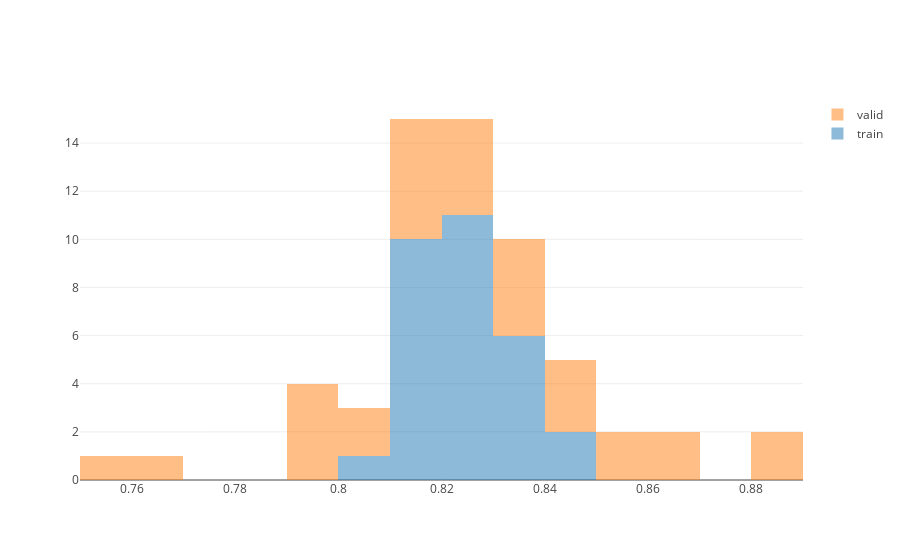

Notebook code cell kept with this figure:
### Code cell
from sklearn.svm import SVC
from sklearn.model_selection import RandomizedSearchCV, StratifiedKFold, KFold, train_test_split
from sklearn.metrics import accuracy_score, f1_score, precision_score, recall_score
from sklearn.preprocessing import StandardScaler

import warnings
warnings.filterwarnings('ignore')

data = df.drop('PassengerId', axis=1)
data = data.dropna()
#data = data.where(np.logical_and(data['Sex'] == 1, data['Pclass'] == 0)).dropna()
data = data.drop(['IsAlone', 'NumRelatives'], axis=1)
print(data.columns)

steps=1
param_dict = {
        'C' : np.linspace(0.5, 20, steps),
        'kernel' : ['rbf'],
        'gamma' : np.linspace(0.01, 0.1, steps),
        'coef0' : np.linspace(1, 10, steps),
    }

param_opt_dict = {param: [] for param in param_dict.keys()}

# lets see if we can identify a subset where the model does very well
#data = data.where(data['Sex'] == 1).dropna()
#data = data.where(data['Pclass'] == 0).dropna()
print(data.shape)
X_total = data.drop('Survived', axis=1)
X_total = StandardScaler().fit_transform(X_total)
y_total = data['Survived']

# lets keep a validation set as a sanity check
training_acc_list = []
valid_acc_list = []
n_trials = 30

param_opt_list = []

feature_importances_list = []

best_params = None
best_score = 0

for i in range(n_trials):  # should be doing hypothesis testing maybe, or maybe that's a bad idea
    X, X_validation, y, y_validation = train_test_split(X_total, y_total, test_size=0.2, shuffle=True)

    skf = StratifiedKFold(n_splits=5)
    #skf = KFold(n_splits=5)

    steps = 80


    param_dict = {
        'C' : np.linspace(0.5, 20, steps),
        'kernel' : ['rbf'],
        'gamma' : np.linspace(0.01, 0.04, steps),
        'coef0' : np.linspace(0, 10, steps),
    }

    random_grid = RandomizedSearchCV(
        estimator=SVC(),
        param_distributions=param_dict,
        scoring='accuracy',
        cv=skf.split(X, y),
        n_jobs=-1,
        n_iter=10,
        verbose=0
    )

    random_grid.fit(X, y)

    #print('results from test', i+1)
    print('best accuracy on cv set was', random_grid.best_score_)
    training_acc_list.append(random_grid.best_score_)
       
    svc = SVC(**random_grid.best_params_)
    svc.fit(X, y)
    pred = svc.predict(X_validation)

    # check for overfitting (?)
    overfit_pred = svc.predict(X)
    print('acc on training set is', accuracy_score(y, overfit_pred))
    
    print('accuracy on validation set was', accuracy_score(y_validation, pred))
    valid_acc_list.append(accuracy_score(y_validation, pred))
    
    if accuracy_score(y_validation, pred) > best_score:
        best_score = accuracy_score(y_validation, pred)
        best_params = random_grid.best_params_
    
    print('f1_score for validation set is', f1_score(y_validation, pred))
    print('precision score for validation set is', precision_score(y_validation, pred))
    # what fraction of our selected items actually survived?
    print('recall score for validation set is', recall_score(y_validation, pred))
    # fraction of how many of the correctly predicted surviving / all of the actual surviving
    print('best_params_ are', random_grid.best_params_)
    print('test', i, 'complete')
    print()
    
    for param in param_dict:
        param_opt_dict[param].append((random_grid.best_params_[param], valid_acc_list[-1]))
    
print('average training accuracy was', sum(training_acc_list) / n_trials)
print('average validation accuracy was', sum(valid_acc_list) / n_trials)

trace0 = go.Histogram(x=training_acc_list, opacity=0.5, name='train')
trace1 = go.Histogram(x=valid_acc_list, opacity=0.5, name='valid')

layout = go.Layout(barmode='stack')

py.iplot(go.Figure(data=[trace0, trace1], layout=layout))

### Figure 1 — Plotly figure (JSON) as saved in the notebook; plotly's stock layout.template omitted (floating-point values rounded to 4 significant figures)
{"data": [{"name": "train", "opacity": 0.5, "type": "histogram", "uid": "7ac373ac-a5b7-11e8-b902-88e9fe7b2dc1", "x": [0.8319, 0.8074, 0.8231, 0.8424, 0.8179, 0.8231, 0.8249, 0.8214, 0.8196, 0.8266, 0.8336, 0.8214, 0.8179, 0.8406, 0.8301, 0.8109, 0.8231, 0.8196, 0.8109, 0.8161, 0.8231, 0.8371, 0.8161, 0.8266, 0.8249, 0.8266, 0.8161, 0.8301, 0.8196, 0.8354]}, {"name": "valid", "opacity": 0.5, "type": "histogram", "uid": "7ac377c6-a5b7-11e8-b902-88e9fe7b2dc1", "x": [0.7972, 0.8462, 0.8252, 0.7622, 0.8042, 0.8322, 0.8531, 0.8392, 0.8462, 0.8112, 0.7972, 0.8252, 0.8252, 0.7552, 0.7972, 0.8881, 0.8182, 0.8601, 0.8322, 0.8462, 0.8112, 0.7972, 0.8531, 0.8322, 0.8601, 0.8112, 0.8881, 0.8252, 0.8042, 0.8112]}], "layout": {"barmode": "stack"}}
